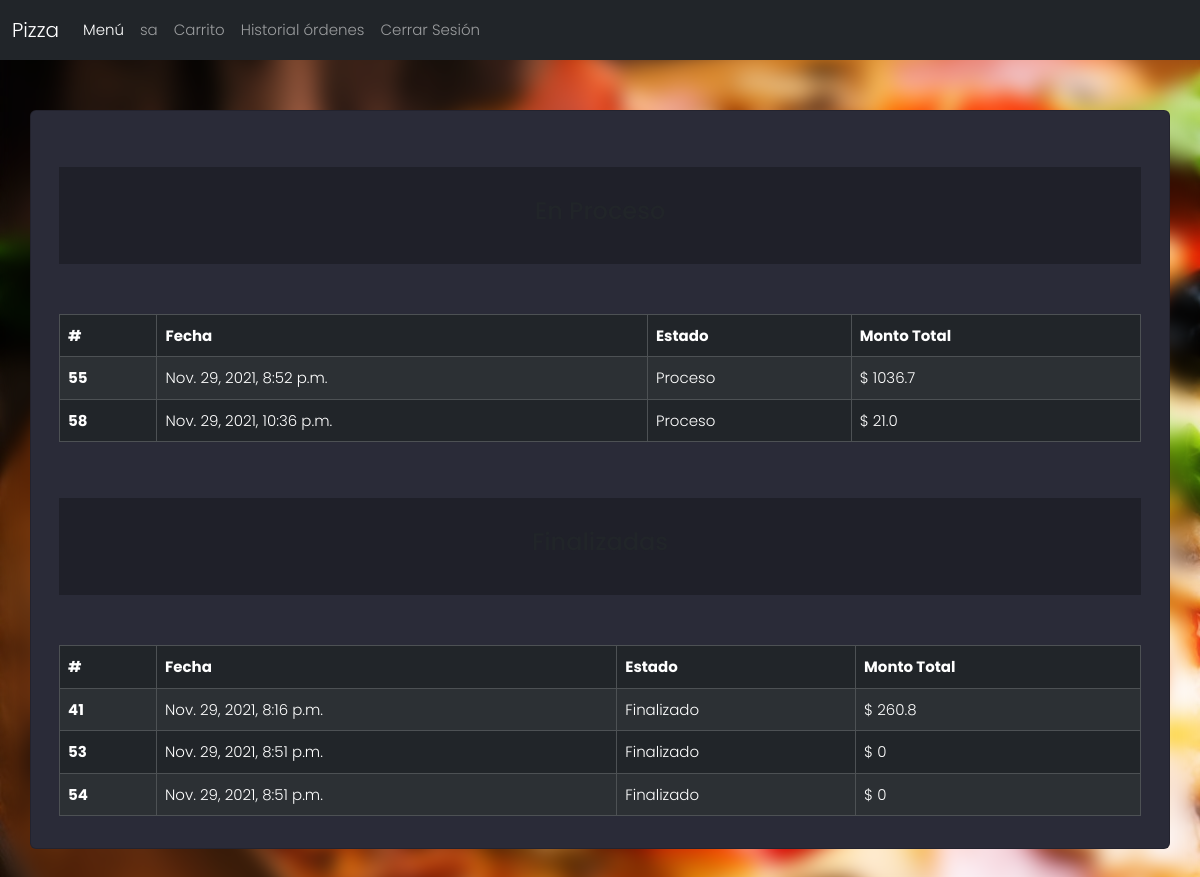
Before: /history/ (signed in) with the older database file.
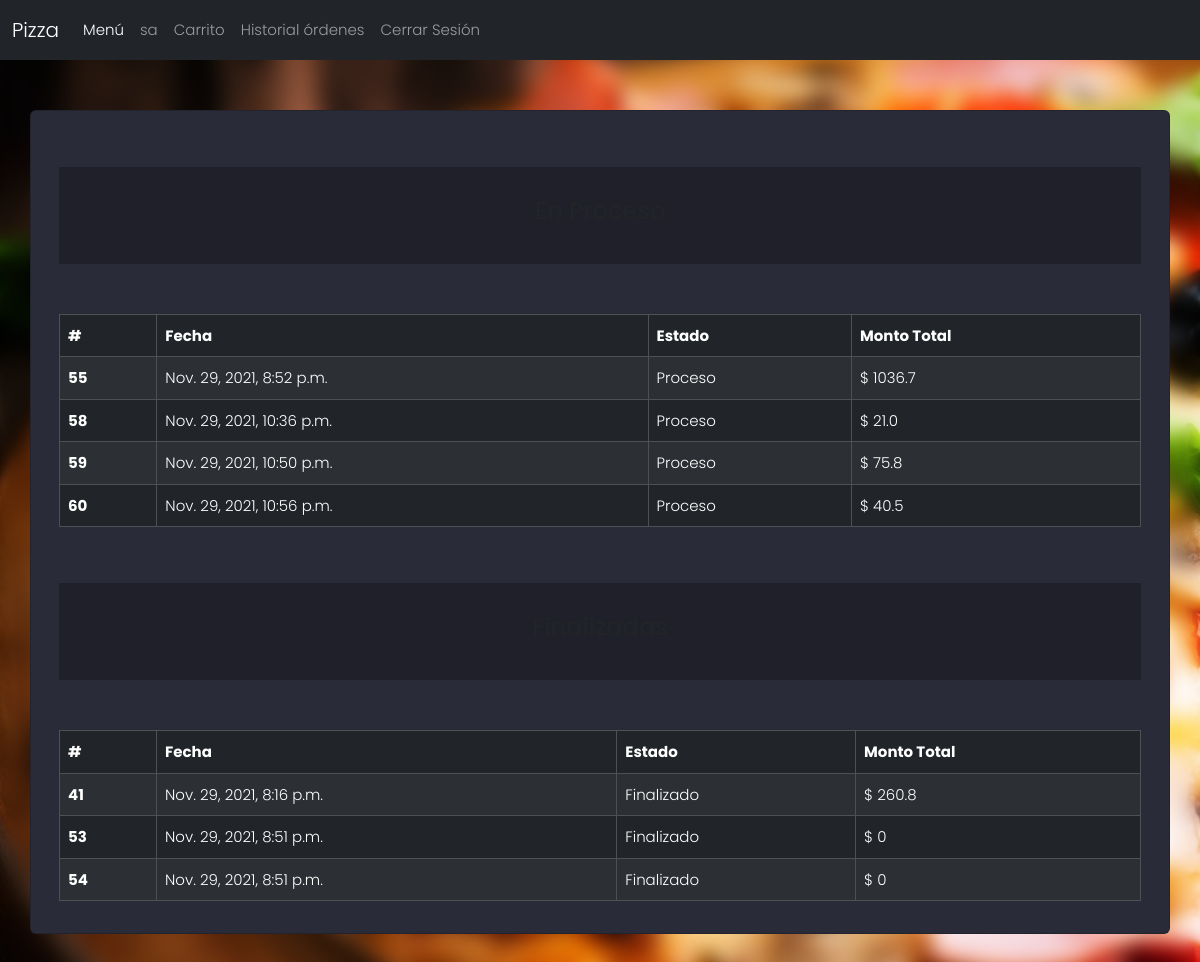
After: the same page with the newer database file.
### orders/models.py (models this page shows, shortened)
class Orden(models.Model):
    total = models.FloatField(verbose_name="Monto Total Orden")
    fecha = models.DateTimeField(verbose_name="Fecha", default=datetime.now())
    idUSuario = models.ForeignKey(User, on_delete=models.SET_NULL, null=True, blank=True)
    estado = models.ForeignKey(Estado,  on_delete=models.SET_NULL, null=True, blank=True)

class Estado(models.Model):
    nombreEstado = models.CharField(verbose_name="Nombre Estado", max_length=25)

### orders/views.py (the view)
# urls.py: path('history/', views.history, name='history'),
def history(request):
    context = {
        'Proceso': Orden.objects.filter(idUSuario=request.user.id, estado=Estado.objects.get(id=2)),
        'Finalizadas': Orden.objects.filter(idUSuario=request.user.id, estado=Estado.objects.get(id=3))
    }
    return render(request, 'orders/history.html', context)

### orders/Templates/orders/history.html
{% extends 'base.html' %}
{% load django_bootstrap5 %}
{% load static %}
{% block head_css %}
    <link rel="stylesheet" href="{% static 'main.css' %}">
{% endblock %}
{% block main %}
<div class="section">
    <div class="container">
        <div class="row full-height justify-content-center">
            <div class="card" style="margin-top: 50px; margin-bottom: 50px;">
                <div class="card-body">
                    <div class="card-inner" style="margin-top: 40px; padding: 30px;">
                      <div class="row">
                        <h4 class="text-center">En Proceso</h4>
                      </div>
                    </div>
                    <div class="row" style="margin-top: 50px;">
                      <div class="table-responsive">
                        <table class="table table-dark table-striped table-hover table-bordered ">
                          <thead>
                            <tr>
                                <th scope="col">#</th>
                                <th scope="col">Fecha</th>
                                <th scope="col">Estado</th>
                                <th scope="col">Monto Total</th>
                            </tr>
                          </thead>
                          <tbody>
                            {% for item in Proceso %}
                            <tr>
                              <th scope="row">{{item.id}}</th>
                              <td>{{item.fecha}}</td>
                              <td>{{item.estado.nombreEstado}}</td>
                              <td>$ {{item.total|floatformat }}</td>
                            </tr>
                            {% endfor %}
                          </tbody>
                        </table>
                      </div>
                    </div>
                    <div class="card-inner" style="margin-top: 40px; padding: 30px;">
                        <div class="row">
                          <h4 class="text-center">Finalizadas</h4>
                        </div>
                      </div>
                      <div class="row" style="margin-top: 50px;">
                        <div class="table-responsive">
                          <table class="table table-dark table-striped table-hover table-bordered ">
                            <thead>
                              <tr>
                                <th scope="col">#</th>
                                <th scope="col">Fecha</th>
                                <th scope="col">Estado</th>
                                <th scope="col">Monto Total</th>
                              </tr>
                            </thead>
                            <tbody>
                                {% for item in Finalizadas %}
                                <tr>
                                  <th scope="row">{{item.id}}</th>
                                  <td>{{item.fecha}}</td>
                                  <td>{{item.estado.nombreEstado}}</td>
                                  <td>$ {{item.total|floatformat }}</td>
                                </tr>
                                {% endfor %}
                            </tbody>
                          </table>
                        </div>
                      </div>
                </div>
            </div>
        </div>
    </div>
</div>
{% endblock %}

Changed rows visible on the page:
added Orden: id "59", fecha "Nov. 29, 2021, 10:50 p.m.", estado.nombreEstado "Proceso", total "75.8"
added Orden: id "60", fecha "Nov. 29, 2021, 10:56 p.m.", estado.nombreEstado "Proceso", total "40.5"
